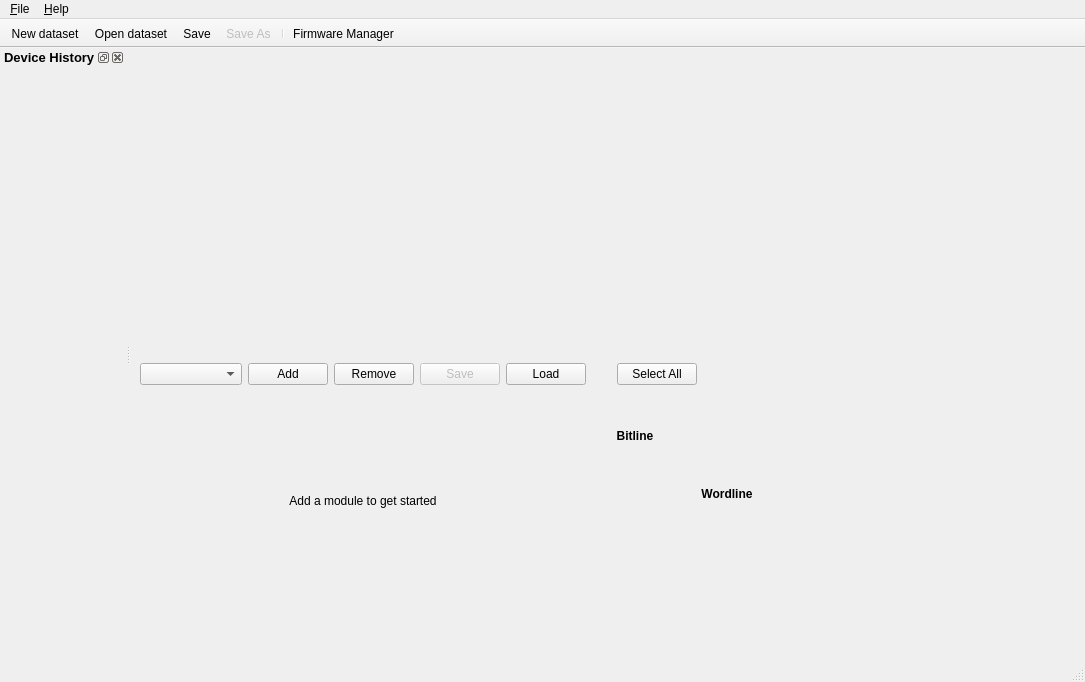
<?xml version="1.0" encoding="UTF-8"?>
<ui version="4.0">
 <class>ArC2MainWindow</class>
 <widget class="QMainWindow" name="ArC2MainWindow">
  <property name="geometry">
   <rect>
    <x>0</x>
    <y>0</y>
    <width>1085</width>
    <height>682</height>
   </rect>
  </property>
  <property name="windowTitle">
   <string>ArC2 Control Panel</string>
  </property>
  <widget class="QWidget" name="centralwidget">
   <layout class="QGridLayout" name="gridLayout_2" rowstretch="5,2" columnstretch="2,0" rowminimumheight="300,0" columnminimumwidth="0,300">
    <item row="0" column="0">
     <widget class="GraphicsLayoutWidget" name="mainPlotWidget" native="true">
      <property name="maximumSize">
       <size>
        <width>16777215</width>
        <height>250</height>
       </size>
      </property>
     </widget>
    </item>
    <item row="1" column="0">
     <layout class="QHBoxLayout" name="horizontalLayout" stretch="1,0">
      <item>
       <layout class="QVBoxLayout" name="verticalLayout_5">
        <property name="bottomMargin">
         <number>40</number>
        </property>
        <item>
         <layout class="QHBoxLayout" name="horizontalLayout_4" stretch="1,0,0,0,0">
          <item>
           <widget class="QComboBox" name="moduleListComboBox"/>
          </item>
          <item>
           <widget class="QPushButton" name="addModuleButton">
            <property name="text">
             <string>Add</string>
            </property>
           </widget>
          </item>
          <item>
           <widget class="QPushButton" name="removeModuleButton">
            <property name="text">
             <string>Remove</string>
            </property>
           </widget>
          </item>
          <item>
           <widget class="QPushButton" name="saveModuleButton">
            <property name="enabled">
             <bool>false</bool>
            </property>
            <property name="text">
             <string>Save</string>
            </property>
           </widget>
          </item>
          <item>
           <widget class="QPushButton" name="loadModuleButton">
            <property name="text">
             <string>Load</string>
            </property>
           </widget>
          </item>
         </layout>
        </item>
        <item>
         <widget class="QStackedWidget" name="moduleWrapStackedWidget">
          <property name="currentIndex">
           <number>1</number>
          </property>
          <widget class="QWidget" name="experimentPageWidget">
           <layout class="QVBoxLayout" name="verticalLayout">
            <property name="leftMargin">
             <number>0</number>
            </property>
            <property name="topMargin">
             <number>0</number>
            </property>
            <property name="rightMargin">
             <number>0</number>
            </property>
            <property name="bottomMargin">
             <number>0</number>
            </property>
            <item>
             <widget class="QTabWidget" name="experimentTabWidget"/>
            </item>
           </layout>
          </widget>
          <widget class="QWidget" name="experimentPlaceHolderWidget">
           <layout class="QVBoxLayout" name="verticalLayout_2">
            <item>
             <widget class="QLabel" name="label_3">
              <property name="text">
               <string>Add a module to get started</string>
              </property>
              <property name="alignment">
               <set>Qt::AlignCenter</set>
              </property>
             </widget>
            </item>
           </layout>
          </widget>
         </widget>
        </item>
       </layout>
      </item>
      <item>
       <layout class="QVBoxLayout" name="verticalLayout_4">
        <property name="leftMargin">
         <number>0</number>
        </property>
        <property name="rightMargin">
         <number>0</number>
        </property>
        <property name="bottomMargin">
         <number>0</number>
        </property>
        <item>
         <layout class="QHBoxLayout" name="horizontalLayout_2">
          <item>
           <spacer name="horizontalSpacer_3">
            <property name="orientation">
             <enum>Qt::Horizontal</enum>
            </property>
            <property name="sizeType">
             <enum>QSizePolicy::Minimum</enum>
            </property>
            <property name="sizeHint" stdset="0">
             <size>
              <width>25</width>
              <height>20</height>
             </size>
            </property>
           </spacer>
          </item>
          <item>
           <widget class="QPushButton" name="selectAllButton">
            <property name="sizePolicy">
             <sizepolicy hsizetype="Minimum" vsizetype="Maximum">
              <horstretch>0</horstretch>
              <verstretch>0</verstretch>
             </sizepolicy>
            </property>
            <property name="text">
             <string>Select All</string>
            </property>
           </widget>
          </item>
          <item>
           <spacer name="horizontalSpacer">
            <property name="orientation">
             <enum>Qt::Horizontal</enum>
            </property>
            <property name="sizeHint" stdset="0">
             <size>
              <width>40</width>
              <height>20</height>
             </size>
            </property>
           </spacer>
          </item>
          <item>
           <widget class="QLabel" name="hoverLabel">
            <property name="sizePolicy">
             <sizepolicy hsizetype="Preferred" vsizetype="Maximum">
              <horstretch>0</horstretch>
              <verstretch>0</verstretch>
             </sizepolicy>
            </property>
            <property name="text">
             <string/>
            </property>
           </widget>
          </item>
          <item>
           <spacer name="horizontalSpacer_2">
            <property name="orientation">
             <enum>Qt::Horizontal</enum>
            </property>
            <property name="sizeType">
             <enum>QSizePolicy::Minimum</enum>
            </property>
            <property name="sizeHint" stdset="0">
             <size>
              <width>20</width>
              <height>20</height>
             </size>
            </property>
           </spacer>
          </item>
         </layout>
        </item>
        <item>
         <layout class="QGridLayout" name="crossbarGridLayout">
          <property name="bottomMargin">
           <number>20</number>
          </property>
          <item row="1" column="1">
           <widget class="QLabel" name="wordlineLabel">
            <property name="styleSheet">
             <string notr="true">font-weight: bold;</string>
            </property>
            <property name="text">
             <string>Wordline</string>
            </property>
            <property name="alignment">
             <set>Qt::AlignCenter</set>
            </property>
           </widget>
          </item>
          <item row="0" column="1">
           <widget class="QWidget" name="mainCrossbarWidget" native="true">
            <property name="sizePolicy">
             <sizepolicy hsizetype="Preferred" vsizetype="Preferred">
              <horstretch>0</horstretch>
              <verstretch>1</verstretch>
             </sizepolicy>
            </property>
           </widget>
          </item>
          <item row="0" column="0">
           <widget class="QLabel" name="bitlineLabel">
            <property name="styleSheet">
             <string notr="true">font-weight: bold;</string>
            </property>
            <property name="text">
             <string>Bitline</string>
            </property>
            <property name="alignment">
             <set>Qt::AlignCenter</set>
            </property>
           </widget>
          </item>
         </layout>
        </item>
        <item>
         <spacer name="verticalSpacer_4">
          <property name="orientation">
           <enum>Qt::Vertical</enum>
          </property>
          <property name="sizeHint" stdset="0">
           <size>
            <width>20</width>
            <height>40</height>
           </size>
          </property>
         </spacer>
        </item>
       </layout>
      </item>
     </layout>
    </item>
    <item row="0" column="1" rowspan="2">
     <widget class="CollapsibleTreeWidget" name="controlCollapsibleTreeWidget" native="true">
      <property name="sizePolicy">
       <sizepolicy hsizetype="Minimum" vsizetype="Preferred">
        <horstretch>0</horstretch>
        <verstretch>0</verstretch>
       </sizepolicy>
      </property>
     </widget>
    </item>
   </layout>
  </widget>
  <widget class="QStatusBar" name="statusbar"/>
  <widget class="QDockWidget" name="deviceDockWidget">
   <property name="sizePolicy">
    <sizepolicy hsizetype="MinimumExpanding" vsizetype="Preferred">
     <horstretch>0</horstretch>
     <verstretch>0</verstretch>
    </sizepolicy>
   </property>
   <property name="minimumSize">
    <size>
     <width>125</width>
     <height>89</height>
    </size>
   </property>
   <property name="styleSheet">
    <string notr="true">QDockWidget { font-weight: bold; font-size: 10pt; }</string>
   </property>
   <property name="windowTitle">
    <string>Device History</string>
   </property>
   <attribute name="dockWidgetArea">
    <number>1</number>
   </attribute>
   <widget class="QWidget" name="widget">
    <layout class="QVBoxLayout" name="verticalLayout_7">
     <property name="leftMargin">
      <number>0</number>
     </property>
     <property name="topMargin">
      <number>0</number>
     </property>
     <property name="rightMargin">
      <number>0</number>
     </property>
     <property name="bottomMargin">
      <number>0</number>
     </property>
    </layout>
   </widget>
  </widget>
  <widget class="QMenuBar" name="menubar">
   <property name="geometry">
    <rect>
     <x>0</x>
     <y>0</y>
     <width>1085</width>
     <height>21</height>
    </rect>
   </property>
   <widget class="QMenu" name="menuFile">
    <property name="title">
     <string>&amp;File</string>
    </property>
    <widget class="QMenu" name="menuOpenRecent">
     <property name="title">
      <string>Open recent dataset</string>
     </property>
    </widget>
    <addaction name="newDatasetAction"/>
    <addaction name="openDatasetAction"/>
    <addaction name="menuOpenRecent"/>
    <addaction name="saveDatasetAction"/>
    <addaction name="saveDatasetAsAction"/>
    <addaction name="separator"/>
    <addaction name="quitAction"/>
   </widget>
   <widget class="QMenu" name="menuHelp">
    <property name="title">
     <string>&amp;Help</string>
    </property>
    <addaction name="aboutAction"/>
   </widget>
   <addaction name="menuFile"/>
   <addaction name="menuHelp"/>
  </widget>
  <widget class="QToolBar" name="mainToolbar">
   <property name="windowTitle">
    <string>Main Toolbar</string>
   </property>
   <property name="movable">
    <bool>false</bool>
   </property>
   <property name="toolButtonStyle">
    <enum>Qt::ToolButtonIconOnly</enum>
   </property>
   <property name="floatable">
    <bool>false</bool>
   </property>
   <attribute name="toolBarArea">
    <enum>TopToolBarArea</enum>
   </attribute>
   <attribute name="toolBarBreak">
    <bool>false</bool>
   </attribute>
   <addaction name="newDatasetAction"/>
   <addaction name="openDatasetAction"/>
   <addaction name="saveDatasetAction"/>
   <addaction name="saveDatasetAsAction"/>
   <addaction name="separator"/>
   <addaction name="firmwareManagerAction"/>
  </widget>
  <action name="openDatasetAction">
   <property name="text">
    <string>&amp;Open dataset</string>
   </property>
   <property name="shortcut">
    <string>Ctrl+O</string>
   </property>
  </action>
  <action name="saveDatasetAction">
   <property name="text">
    <string>&amp;Save</string>
   </property>
   <property name="shortcut">
    <string>Ctrl+S</string>
   </property>
  </action>
  <action name="saveDatasetAsAction">
   <property name="enabled">
    <bool>false</bool>
   </property>
   <property name="text">
    <string>Save &amp;As</string>
   </property>
  </action>
  <action name="quitAction">
   <property name="text">
    <string>&amp;Quit</string>
   </property>
   <property name="shortcut">
    <string>Ctrl+Q</string>
   </property>
  </action>
  <action name="newDatasetAction">
   <property name="text">
    <string>&amp;New dataset</string>
   </property>
   <property name="shortcut">
    <string>Ctrl+N</string>
   </property>
  </action>
  <action name="aboutAction">
   <property name="text">
    <string>About</string>
   </property>
  </action>
  <action name="firmwareManagerAction">
   <property name="text">
    <string>Firm&amp;ware Manager</string>
   </property>
   <property name="toolTip">
    <string>Manage ArC2 firmware</string>
   </property>
  </action>
  <action name="openSequencerAction">
   <property name="text">
    <string>Seq&amp;uencer</string>
   </property>
   <property name="toolTip">
    <string>Open Sequencer</string>
   </property>
  </action>
 </widget>
 <customwidgets>
  <customwidget>
   <class>GraphicsLayoutWidget</class>
   <extends>QWidget</extends>
   <header>pyqtgraph</header>
   <container>1</container>
  </customwidget>
  <customwidget>
   <class>CollapsibleTreeWidget</class>
   <extends>QWidget</extends>
   <header>arc2control.widgets.collapsibletree_widget</header>
   <container>1</container>
  </customwidget>
 </customwidgets>
 <resources/>
 <connections/>
</ui>
